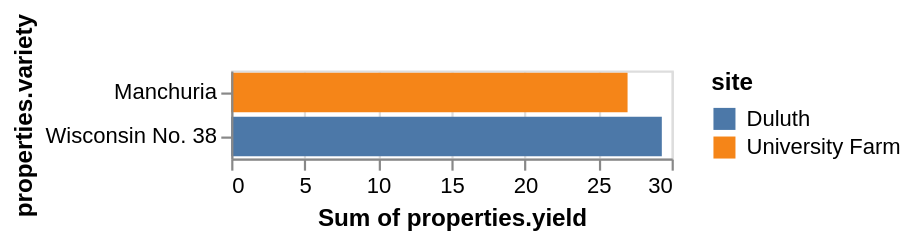

Here is the Vega-Lite specification saved for this chart:
### Vega specification from a JSON file in a GitHub repository (floating-point values rounded to 4 significant figures)
{"$schema": "https://vega.github.io/schema/vega/v4.json", "autosize": "pad", "padding": 5, "width": 200, "style": "cell", "data": [{"name": "source_0", "values": {"features": [{"properties": {"variety": "Manchuria", "yield": 27, "site": "University Farm"}}, {"properties": {"variety": "Wisconsin No. 38", "yield": 29.33, "site": "Duluth"}}], "type": "FeatureCollection"}, "format": {"type": "json", "property": "features"}}, {"name": "data_0", "source": "source_0", "transform": [{"type": "formula", "expr": "datum[\"properties\"] && datum[\"properties\"][\"variety\"]", "as": "properties.variety"}, {"type": "formula", "expr": "datum[\"properties\"] && datum[\"properties\"][\"yield\"]", "as": "properties.yield"}, {"type": "formula", "expr": "datum[\"properties\"] && datum[\"properties\"][\"site\"]", "as": "properties.site"}, {"type": "aggregate", "groupby": ["properties\\.variety", "properties\\.site"], "ops": ["sum"], "fields": ["properties\\.yield"], "as": ["sum_properties.yield"]}, {"type": "stack", "groupby": ["properties\\.variety"], "field": "sum_properties\\.yield", "sort": {"field": ["properties\\.site"], "order": ["descending"]}, "as": ["sum_properties.yield_start", "sum_properties.yield_end"], "offset": "zero"}]}], "signals": [{"name": "y_step", "value": 20}, {"name": "height", "update": "bandspace(domain('y').length, 0.1, 0.05) * y_step"}], "marks": [{"name": "marks", "type": "rect", "style": ["bar"], "from": {"data": "data_0"}, "encode": {"update": {"fill": [{"test": "datum[\"sum_properties.yield\"] === null || isNaN(datum[\"sum_properties.yield\"])", "value": null}, {"scale": "color", "field": "properties\\.site"}], "tooltip": {"signal": "{\"properties.variety\": ''+datum[\"properties.variety\"], \"Sum of properties.yield\": format(datum[\"sum_properties.yield\"], \"\"), \"site\": ''+datum[\"properties.site\"]}"}, "x": {"scale": "x", "field": "sum_properties\\.yield_end"}, "x2": {"scale": "x", "field": "sum_properties\\.yield_start"}, "y": {"scale": "y", "field": "properties\\.variety"}, "height": {"scale": "y", "band": true}}}}], "scales": [{"name": "x", "type": "linear", "domain": {"data": "data_0", "fields": ["sum_properties\\.yield_start", "sum_properties\\.yield_end"]}, "range": [0, {"signal": "width"}], "nice": true, "zero": true}, {"name": "y", "type": "band", "domain": {"data": "data_0", "field": "properties\\.variety", "sort": true}, "range": {"step": {"signal": "y_step"}}, "paddingInner": 0.1, "paddingOuter": 0.05}, {"name": "color", "type": "ordinal", "domain": {"data": "data_0", "field": "properties\\.site", "sort": true}, "range": "category"}], "axes": [{"scale": "x", "orient": "bottom", "grid": false, "title": "Sum of properties.yield", "labelFlush": true, "labelOverlap": true, "tickCount": {"signal": "ceil(width/40)"}, "zindex": 1}, {"scale": "x", "orient": "bottom", "gridScale": "y", "grid": true, "tickCount": {"signal": "ceil(width/40)"}, "domain": false, "labels": false, "maxExtent": 0, "minExtent": 0, "ticks": false, "zindex": 0}, {"scale": "y", "orient": "left", "grid": false, "title": "properties.variety", "zindex": 1}], "legends": [{"title": "site", "fill": "color", "direction": "vertical", "gradientLength": {"signal": "clamp(height, 64, 200)"}, "encode": {"symbols": {"update": {"shape": {"value": "square"}}}}}], "config": {"axisY": {"minExtent": 30}}}
